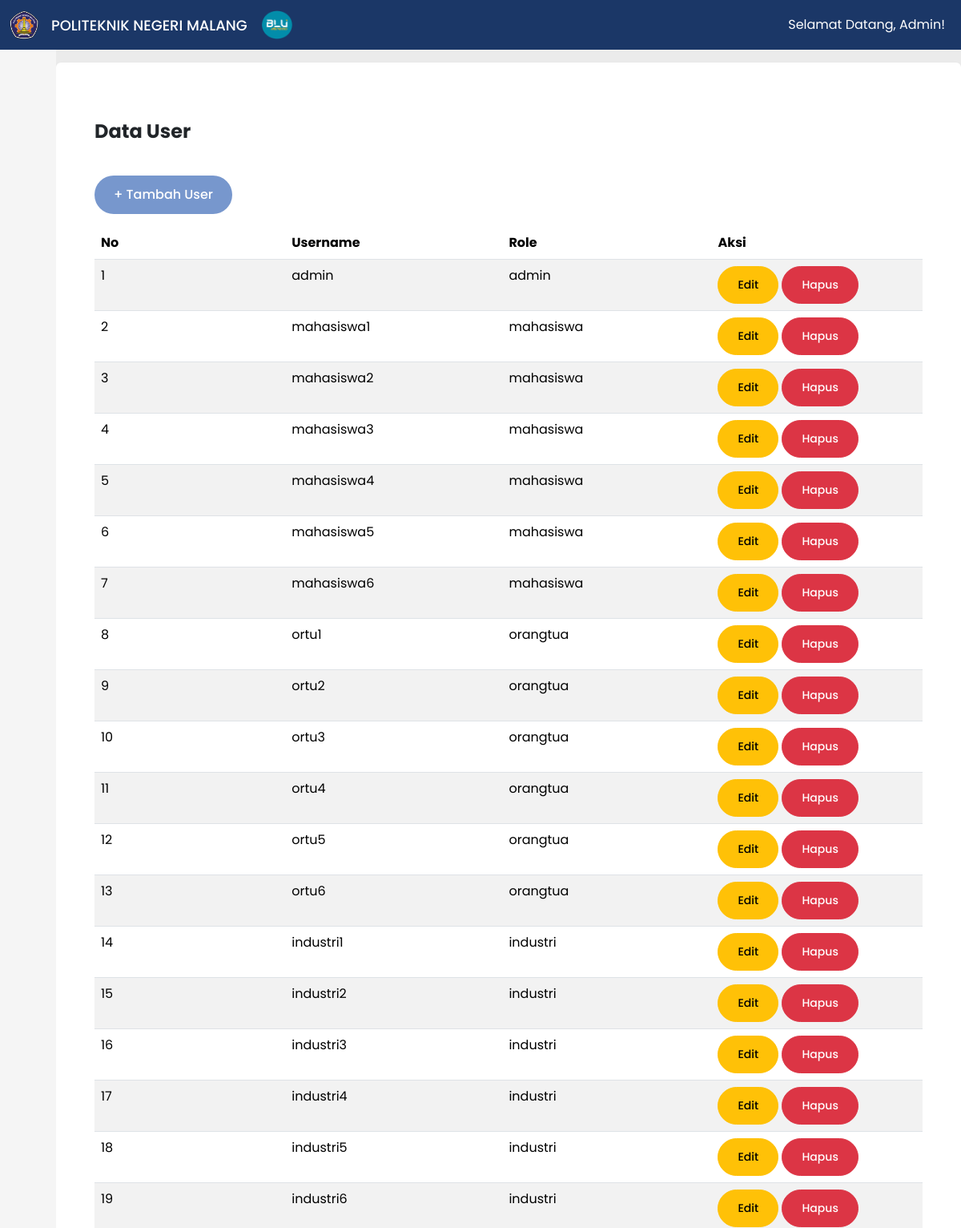
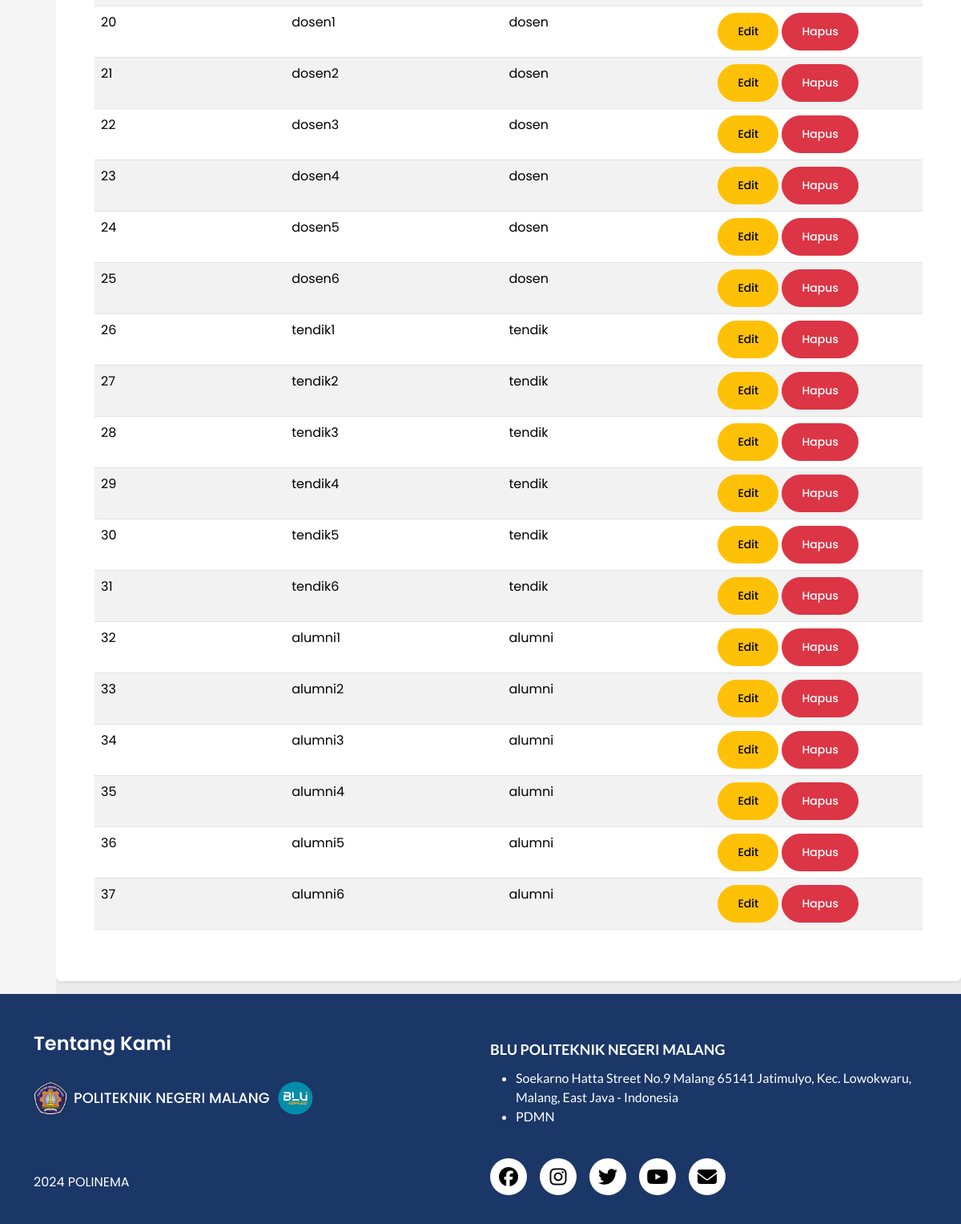
The app's page /?page=admin/user (signed in) with its own data (2 pictures, top to bottom).
### tables this page shows
CREATE TABLE `m_user` (
  `user_id` int(11) NOT NULL,
  `username` varchar(100) NOT NULL,
  `password` varchar(255) NOT NULL,
  `role` enum('alumni','dosen','industri','mahasiswa','orangtua','tendik','admin') NOT NULL
);

### config/database.php (called while the page is built, shortened)
<?php
    class Database{
        private $host = 'localhost';
        private $username = 'root';
        private $password = '';
        private $database = 'survei';
        public function __construct()
        {
            $this->conn = new mysqli(
                $this->host,
                $this->username,
                $this->password,
                $this->database
            );
        }
    }
?>

### pages/admin/user/index.php (the view, shortened to what this page needs)
<?php
include "config/database.php";
$db = new Database();
$sql = "SELECT user_id, username, password, role FROM m_user";
$result = $db->conn->query($sql);
?>
<div class="wrapper">
    <?php include "components/sidebar.php"; ?>
    <div class="main my-3 p-5 bg-body rounded shadow-sm">
        <br>
        <h5 class="fw-bold fs-4 mb-3">Data User</h5>
        <br>
        <div class="pb-3">
            <button class="btn btn-primary" data-bs-toggle="modal" data-bs-target="#inputDataModal">+ Tambah
                User</button>
        </div>
        <div class="col-12">
            <table class="table table-striped">
                <thead>
                    <tr>
                        <th class="col-md-1">No</th>
                        <th class="col-md-1">Username</th>
                        <th class="col-md-1">Role</th>
                        <th class="col-md-1">Aksi</th>
                    </tr>
                </thead>
                <tbody>
                    <?php
                    $no = 1;
                    while ($row = $result->fetch_assoc()) {
                        echo "<tr>";
                        echo "<td>" . $no++ . "</td>";
                        echo "<td>" . htmlspecialchars($row['username']) . "</td>";
                        echo "<td>" . htmlspecialchars($row['role']) . "</td>";
                        echo "<td>";
                        echo "<button class='btn btn-warning btn-sm' onclick=\"openUpdateModal('" . $row['user_id'] . "', '" . htmlspecialchars($row['username']) . "', '" . htmlspecialchars($row['password']) . "', '" . htmlspecialchars($row['role']) . "')\">Edit</button>";
                        echo "<button class='btn btn-danger btn-sm' onclick=\"openDeleteModal('" . $row['user_id'] . "')\">Hapus</button>";
                        echo "</td>";
                        echo "</tr>";
                    }
                    ?>
                </tbody>
            </table>
        </div>
    </div>
</div>

### records on screen
m_user: username "admin", role "admin"
m_user: username "mahasiswa1", role "mahasiswa"
m_user: username "mahasiswa2", role "mahasiswa"
m_user: username "mahasiswa3", role "mahasiswa"
m_user: username "mahasiswa4", role "mahasiswa"
m_user: username "mahasiswa5", role "mahasiswa"
m_user: username "mahasiswa6", role "mahasiswa"
m_user: username "ortu1", role "orangtua"
m_user: username "ortu2", role "orangtua"
m_user: username "ortu3", role "orangtua"
m_user: username "ortu4", role "orangtua"
m_user: username "ortu5", role "orangtua"
m_user: username "ortu6", role "orangtua"
m_user: username "industri1", role "industri"
m_user: username "industri2", role "industri"
m_user: username "industri3", role "industri"
m_user: username "industri4", role "industri"
m_user: username "industri5", role "industri"
m_user: username "industri6", role "industri"
m_user: username "dosen1", role "dosen"
m_user: username "dosen2", role "dosen"
m_user: username "dosen3", role "dosen"
m_user: username "dosen4", role "dosen"
m_user: username "dosen5", role "dosen"
m_user: username "dosen6", role "dosen"
m_user: username "tendik1", role "tendik"
m_user: username "tendik2", role "tendik"
m_user: username "tendik3", role "tendik"
m_user: username "tendik4", role "tendik"
m_user: username "tendik5", role "tendik"
m_user: username "tendik6", role "tendik"
m_user: username "alumni1", role "alumni"
m_user: username "alumni2", role "alumni"
m_user: username "alumni3", role "alumni"
m_user: username "alumni4", role "alumni"
m_user: username "alumni5", role "alumni"
m_user: username "alumni6", role "alumni"
